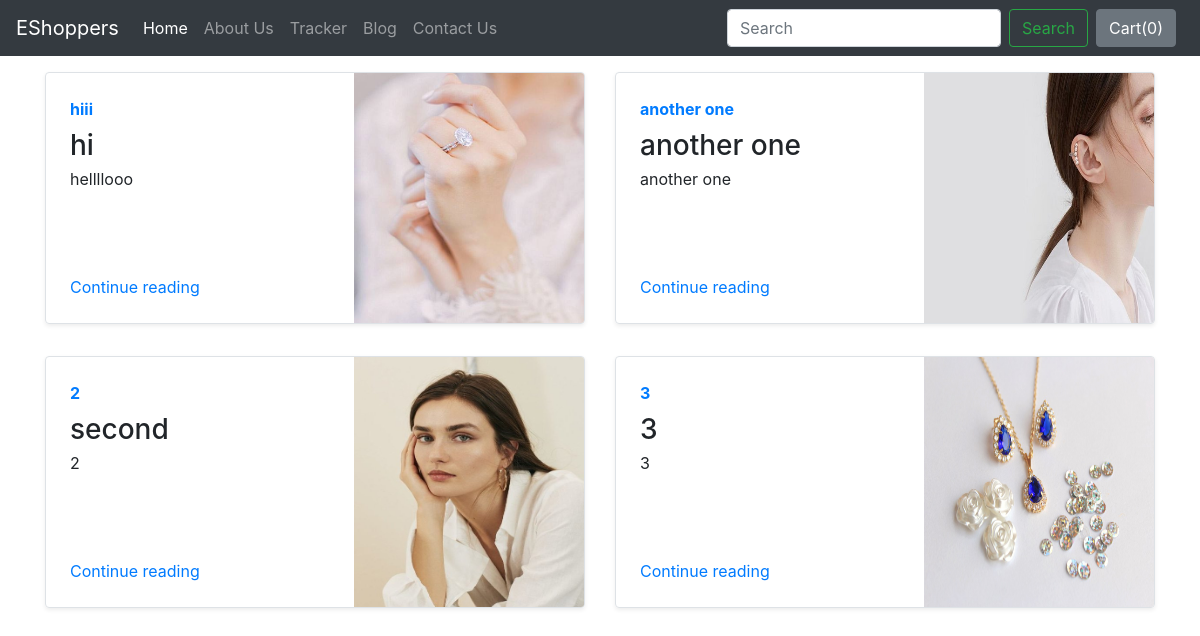
The page /blog/ on the database as committed earlier.
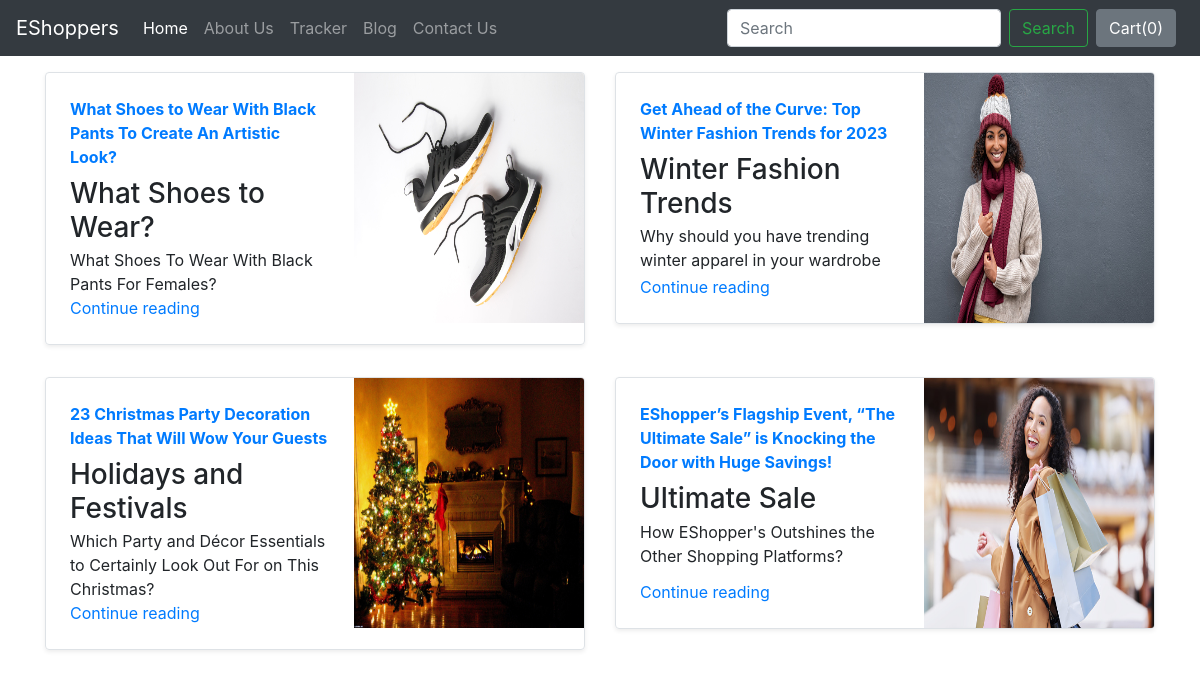
The same page on the database as committed later.
### blog/models.py (models this page shows)
class Blogpost(models.Model):
    post_id = models.AutoField(primary_key= True)
    tilte = models.CharField(max_length=50)
    head0 = models.CharField(max_length=500, default="")
    chead0 = models.CharField(max_length=5000, default="")
    head1 = models.CharField(max_length=500, default="")
    chead1 = models.CharField(max_length=5000, default="")
    head2 = models.CharField(max_length=500, default="")
    chead2 = models.CharField(max_length=5000, default="")
    pub_date = models.DateField()
    thumbnail = models.ImageField(upload_to='shop/images', default="")
    def __str__(self):
        return self.tilte

### blog/views.py (the view)
# urls.py: path('', views.index, name = 'blogHome'),
def index(request):
    myposts= Blogpost.objects.all()
    print(myposts)
    return render(request, 'blog/index.html', {'myposts': myposts})

### blog/templates/blog/index.html (shortened to what this page needs)
{%extends 'blog/basic.html'%}
{%block body%}
<div class="container mt-3">
    <div class="row my-2">
        {% for item in myposts %}
        <div class="col-md-6">
            <div class="row no-gutters border rounded overflow-hidden flex-md-row mb-4 shadow-sm h-md-250 position-relative">
                <div class="col p-4 d-flex flex-column position-static">
                    <strong class="d-inline-block mb-2 text-primary">
                        {{item.head0}}
                    </strong>
                    <h3 class="mb-0">{{item.tilte}}</h3>
                    <p class="card-text mb-auto">{{item.head1}}</p>
                    <a href="blogpost/{{item.post_id}}" class="stretched-link">Continue reading</a>
                </div>
                <div class="col-auto d-none d-lg-block">
                    <img src="/media/{{item.thumbnail}}" class="bd-placeholder-img" width="230" height="250" aria-label="Placeholder: Thumbnail">
                </div>
            </div>
        </div>
        {% if forloop.counter|divisibleby:2%}
    </div>
    <div class="row my-2">
        {%endif%}
        {%endfor%}
    </div>
</div>
{%endblock%}

### blog/templates/blog/basic.html (shortened to what this page needs)
<!DOCTYPE html>
<html lang="en">
  <head>
    <link rel="stylesheet" href="https://stackpath.bootstrapcdn.com/bootstrap/4.2.1/css/bootstrap.min.css" />
  </head>
  <body>
    <nav class="navbar navbar-expand-lg navbar-dark bg-dark">
      <a class="navbar-brand" href="/shop">EShoppers</a>
      <div class="collapse navbar-collapse" id="navbarSupportedContent">
        <ul class="navbar-nav mr-auto">
          <li class="nav-item active">
            <a class="nav-link" href="/shop">Home <span class="sr-only">(current)</span></a>
          </li>
          <li class="nav-item">
            <a class="nav-link" href="/shop/about">About Us</a>
          </li>
          <li class="nav-item">
            <a class="nav-link" href="/shop/tracker">Tracker</a>
          </li>
          <li class="nav-item">
            <a class="nav-link" href="/blog">Blog</a>
          </li>
          <li class="nav-item">
            <a class="nav-link" href="/shop/contact">Contact Us</a>
          </li>
        </ul>
        <form class="form-inline my-2 my-lg-0">
          <input class="form-control mr-sm-2" type="search" placeholder="Search" aria-label="Search" />
          <button class="btn btn-outline-success my-2 my-sm-0" type="submit">Search</button>
        </form>
        <button type="button" class="btn btn-secondary mx-2" id="popcart" data-container="body" data-toggle="popover" data-placement="bottom" data-html="true" data-content="Vivamus sagittis lacus vel augue laoreet rutrum faucibus.">Cart(<span id="cart">0</span>)</button>
      </div>
    </nav>
    {% block body %}
    {% endblock %}
  </body>
</html>

Rows that differ between the two databases and show on the page:
removed Blogpost: head0 "2", tilte "second", head1 "2", thumbnail (picture)
removed Blogpost: head0 "3", tilte "3", head1 "3", thumbnail (picture)
changed Blogpost: head0 "hiii" → "What Shoes to Wear With Black Pants To Create An Artistic Look?"; tilte "hi" → "What Shoes to Wear?"; head1 "hellllooo" → "What Shoes To Wear With Black Pants For Females?"; thumbnail: a different picture
changed Blogpost: head0 "another one" → "Get Ahead of the Curve: Top Winter Fashion Trends for 2023"; tilte "another one" → "Winter Fashion Trends"; head1 "another one" → "Why should you have trending winter apparel in your wardrobe"; thumbnail: a different picture
added Blogpost: head0 "23 Christmas Party Decoration Ideas That Will Wow Your Guests", tilte "Holidays and Festivals", head1 "Which Party and Décor Essentials to Certainly Look Out For on This Christmas?", thumbnail (picture)
added Blogpost: head0 "EShopper’s Flagship Event, “The Ultimate Sale” is Knocking the Door with Huge Savings!", tilte "Ultimate Sale", head1 "How EShopper's Outshines the Other Shopping Platforms?", thumbnail (picture)
